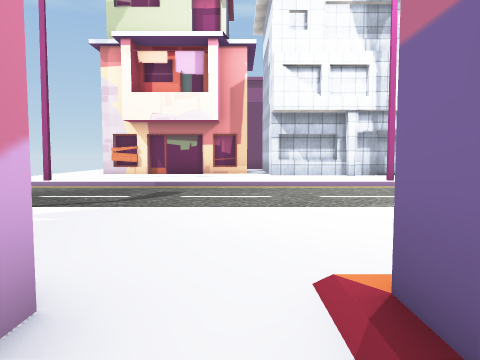
view 1 (above)

24 first-person views from a walk through a scene from a Unity 3-D project. The camera is 1.4 m above the floor, tilts 4° down and sees 70° across. The floor is counted in squares, 2 m on a side. Each view is taken from the middle of a square. On the plan, view 1 faces up. The plan holds only what a view shows up to about 11 squares ahead; the rest is blank. The place goes on beyond the plan. The player is left out. Some surface patterns are stand-ins.

view 2
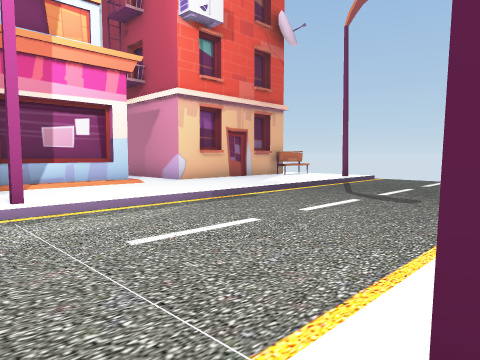

view 3
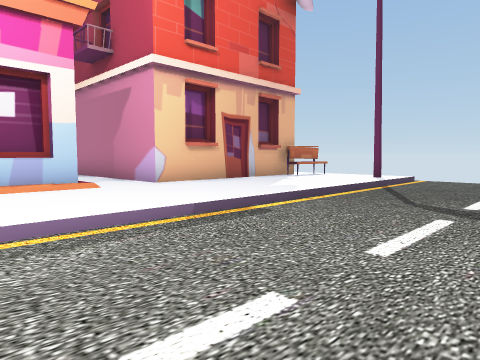

view 4
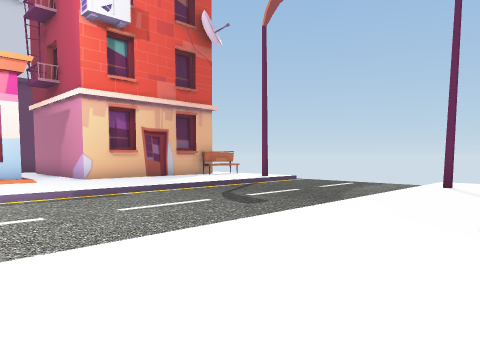

view 5
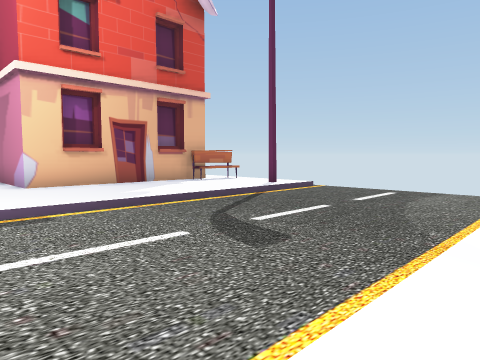

view 6
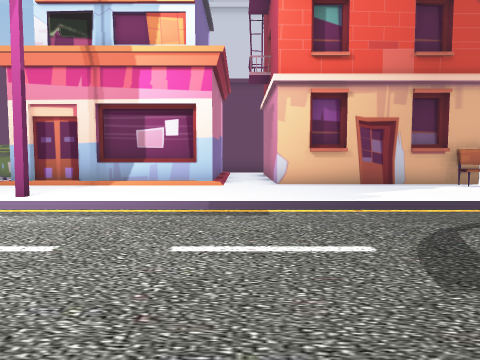

view 7
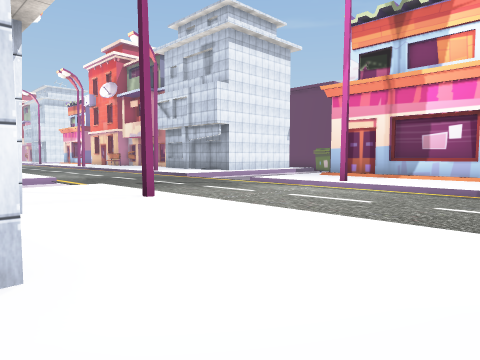

view 8
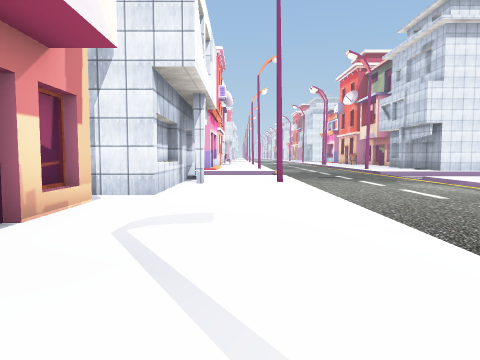

view 9
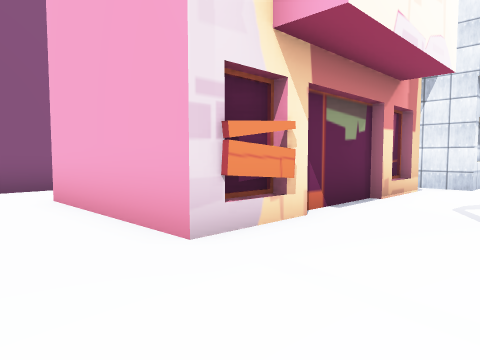

view 10
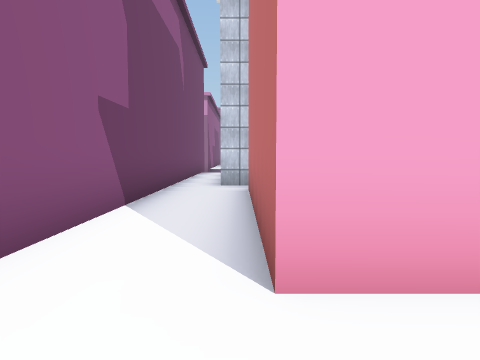

view 11
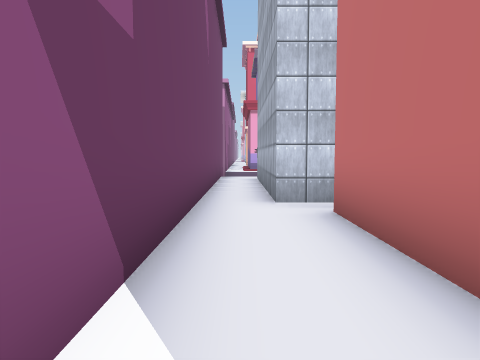

view 12
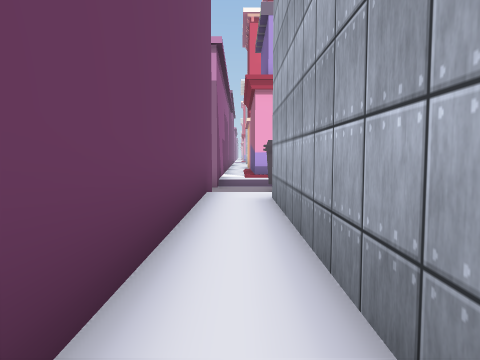

view 13
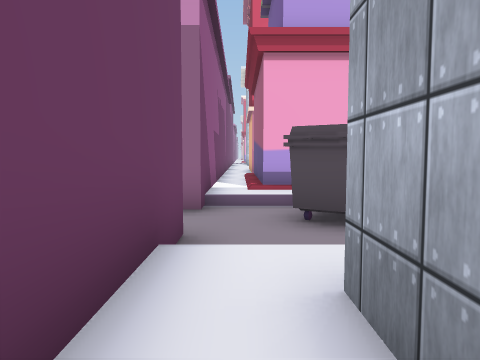

view 14
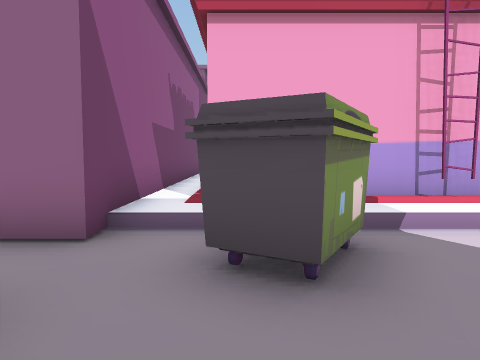

view 15
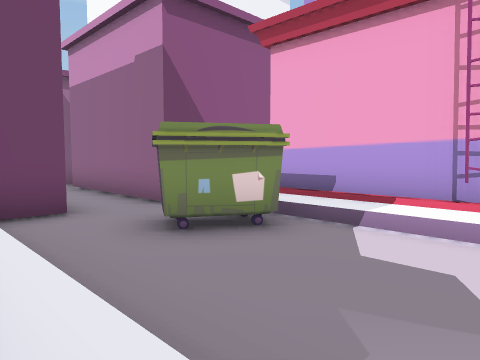

view 16
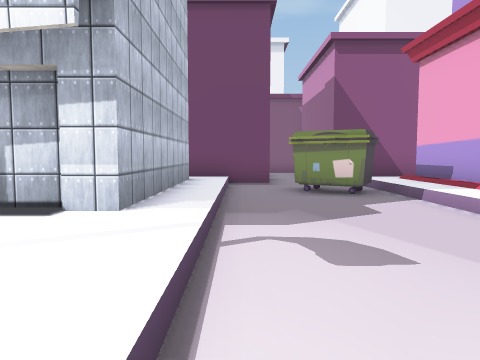

view 17
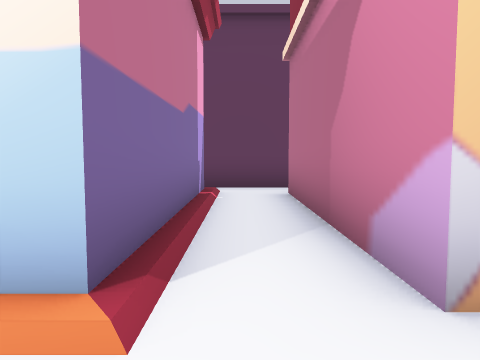

view 18
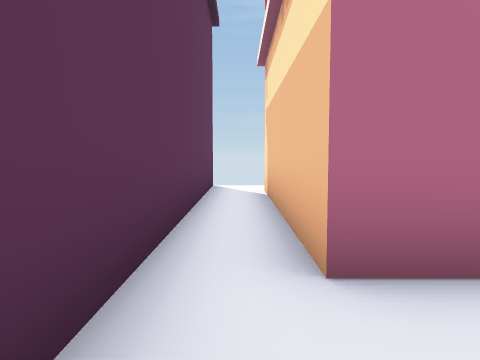

view 19
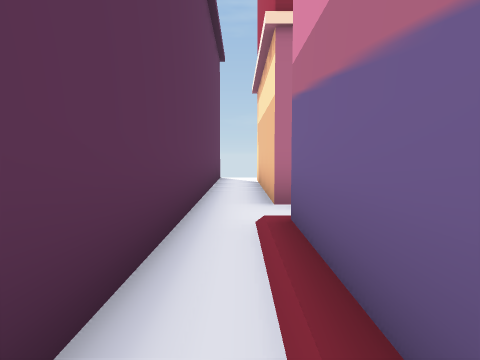

view 20
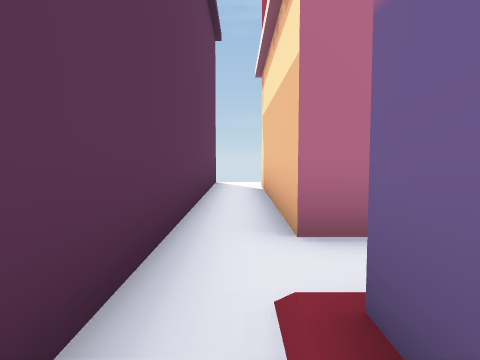

view 21
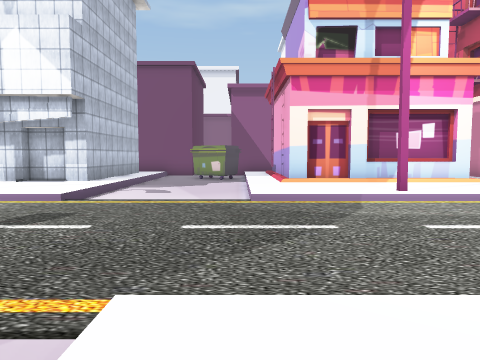

view 22
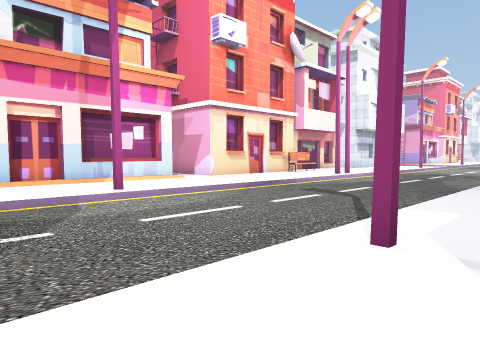

view 23
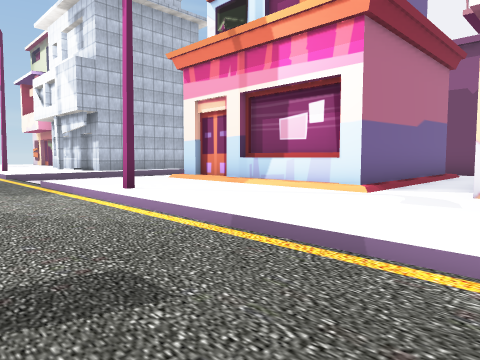

view 24
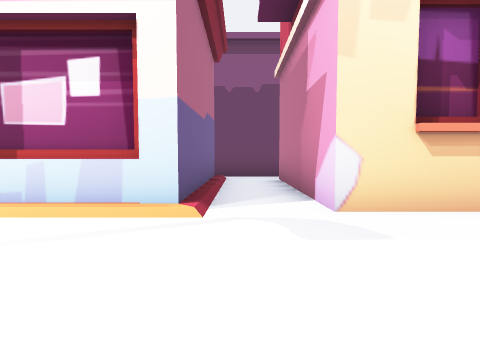

### Floor plan
Key: @ floor where view 1 was taken; # wall or solid block; x gap in a wall; . main floor; - floor 0.25 m lower than the main floor; _ floor 0.5 m lower than the main floor; / step, stairs or slope.
Columns run from 7 left of view 1 to 23 right of it. Each row starts with its distance up from view 1.
 25                   #
 24                   /
 23                  _#
 22                  _#
 21                  _#
 20                  _#
 19   ###############_#########
 18  ..............___///////..
 17 ..############.__#/######.#
 16  .#          #.__#x#    #.#
 15  .#          #.___/#    #.#
 14 ..#######    #.___/#    #.#
 13 ........######.___/######.###
 12 ...........#...___///////...
 11 ...............___/.........
 10 .#.........#...___/..#......
  9 -----------/-----------------
  8 -----------/-----------------
  7 -----------/-------------------
  6 -----------/-------------------
  5 -----------/--- ---------------
  4 .#.........#..   _...#.....
  3 .............     ....
  2  #....../////
  1  ######.#####
  0       #@#
 -1       #.#
 -2       #.#
 -3  ######.###
 -4 ........////
 -5 ###########

Positions as (right, up) in squares from view 1, and headings:
1: (0, 0), facing up
2: (5, 10), facing down-left
3: (3, 8), facing down-left
4: (3, 12), facing down-left
5: (1, 10), facing down-left
6: (0, 10), facing down
7: (-1, 13), facing down-right
8: (-5, 11), facing right
9: (-7, 11), facing up-right
10: (-7, 17), facing right
11: (-4, 18), facing right
12: (1, 18), facing right
13: (5, 18), facing right
14: (7, 17), facing right
15: (7, 13), facing up-right
16: (8, 9), facing up
17: (0, 3), facing down
18: (1, -4), facing left
19: (4, -4), facing left
20: (2, -4), facing left
21: (11, 3), facing up
22: (11, 3), facing up-right
23: (20, 7), facing up-left
24: (18, 9), facing up
